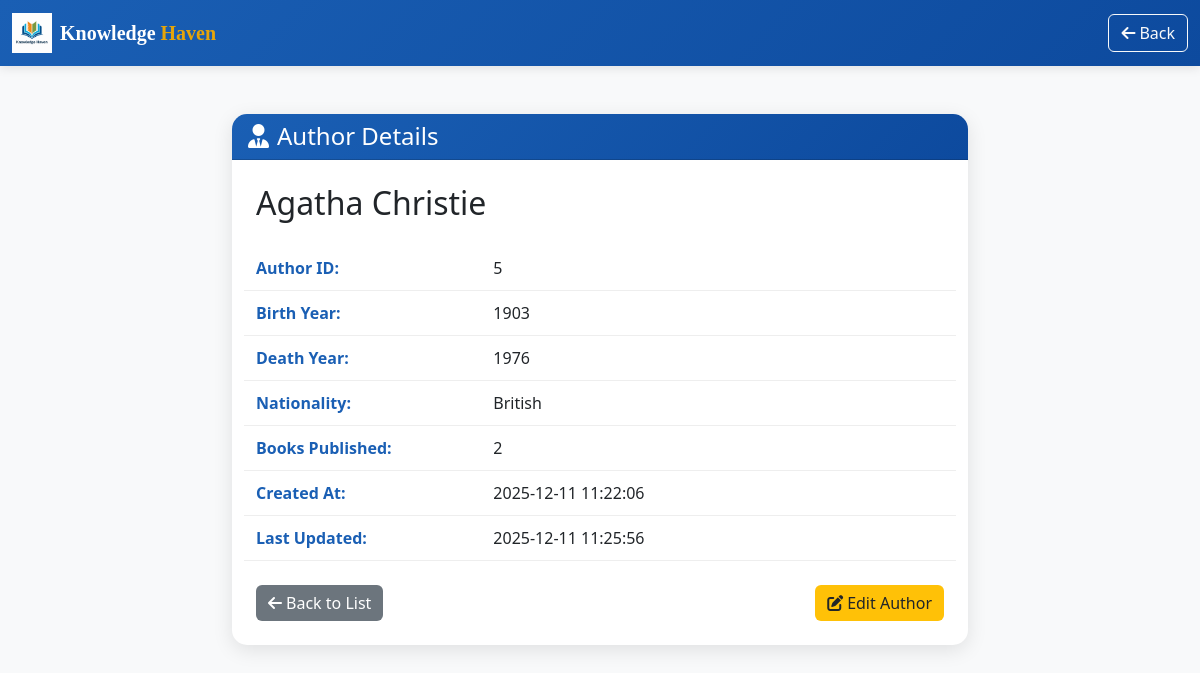
The app's page /admin/authors/view.php?id=5 (signed in) with its own data.
### tables this page shows
CREATE TABLE `authors` (
  `author_id` int(11) NOT NULL,
  `name` varchar(255) NOT NULL,
  `birth_year` year(4) DEFAULT NULL,
  `death_year` year(4) DEFAULT NULL,
  `nationality` varchar(100) DEFAULT NULL,
  `created_at` timestamp NOT NULL DEFAULT current_timestamp(),
  `updated_at` timestamp NOT NULL DEFAULT current_timestamp() ON UPDATE current_timestamp()
);

### admin/authors/view.php (the view, shortened to what this page needs)
<?php
include "../../config.php";
$author_id = intval($_GET['id']);
$query = "SELECT * FROM authors WHERE author_id = ?";
$stmt = mysqli_prepare($conn, $query);
mysqli_stmt_bind_param($stmt, "i", $author_id);
mysqli_stmt_execute($stmt);
$result = mysqli_stmt_get_result($stmt);
$author = mysqli_fetch_assoc($result);
$book_count_query = "SELECT COUNT(*) as book_count FROM books WHERE author_id = ?";
$stmt = mysqli_prepare($conn, $book_count_query);
mysqli_stmt_bind_param($stmt, "i", $author_id);
mysqli_stmt_execute($stmt);
$book_count_result = mysqli_stmt_get_result($stmt);
$book_count_row = mysqli_fetch_assoc($book_count_result);
$book_count = $book_count_row['book_count'];
?>
<!DOCTYPE html>
<html lang="en">
<head>
    <link href="https://cdn.jsdelivr.net/npm/bootstrap@5.3.0-alpha1/dist/css/bootstrap.min.css" rel="stylesheet">
    <link rel="stylesheet" href="https://cdnjs.cloudflare.com/ajax/libs/font-awesome/6.4.0/css/all.min.css">
</head>
<body>
    <nav class="navbar navbar-expand-lg navbar-dark navbar-custom">
        <div class="container-fluid">
            <a class="navbar-brand" href="../dashboard.php">
                <div class="d-flex align-items-center">
                    <img src="../../assets/images/logo-library.png" alt="Logo" width="40" height="40" class="me-2">
                    <span style="font-family: 'Playfair Display', serif; font-weight: 700;">
                        Knowledge <span style="color: #e5a50a;">Haven</span>
                    </span>
                </div>
            </a>
            <div>
                <a href="manage.php" class="btn btn-outline-light">
                    <i class="fas fa-arrow-left me-1"></i>Back
                </a>
            </div>
        </div>
    </nav>
    <div class="container py-5">
        <div class="row justify-content-center">
            <div class="col-lg-8">
                <div class="card">
                    <div class="card-header">
                        <h4 class="mb-0">
                            <i class="fas fa-user-tie me-2"></i>Author Details
                        </h4>
                    </div>
                    <div class="card-body p-4">
                        <h2 class="mb-4"><?php echo htmlspecialchars($author['name']); ?></h2>
                        <div class="row detail-row">
                            <div class="col-4 detail-label">Author ID:</div>
                            <div class="col-8"><?php echo $author['author_id']; ?></div>
                        </div>
                        <div class="row detail-row">
                            <div class="col-4 detail-label">Birth Year:</div>
                            <div class="col-8"><?php echo htmlspecialchars($author['birth_year'] ?: 'N/A'); ?></div>
                        </div>
                        <div class="row detail-row">
                            <div class="col-4 detail-label">Death Year:</div>
                            <div class="col-8"><?php echo htmlspecialchars($author['death_year'] ?: 'N/A'); ?></div>
                        </div>
                        <div class="row detail-row">
                            <div class="col-4 detail-label">Nationality:</div>
                            <div class="col-8"><?php echo htmlspecialchars($author['nationality'] ?: 'N/A'); ?></div>
                        </div>
                        <div class="row detail-row">
                            <div class="col-4 detail-label">Books Published:</div>
                            <div class="col-8"><?php echo $book_count; ?></div>
                        </div>
                        <div class="row detail-row">
                            <div class="col-4 detail-label">Created At:</div>
                            <div class="col-8"><?php echo $author['created_at']; ?></div>
                        </div>
                        <div class="row detail-row">
                            <div class="col-4 detail-label">Last Updated:</div>
                            <div class="col-8"><?php echo $author['updated_at']; ?></div>
                        </div>
                        <div class="mt-4 d-flex justify-content-between">
                            <a href="manage.php" class="btn btn-back">
                                <i class="fas fa-arrow-left me-1"></i>Back to List
                            </a>
                            <a href="edit.php?id=<?php echo $author['author_id']; ?>" class="btn btn-edit">
                                <i class="fas fa-edit me-1"></i>Edit Author
                            </a>
                        </div>
                    </div>
                </div>
            </div>
        </div>
    </div>
</body>
</html>

### admin/authors/view.php (style rules this page uses)
:root { --primary-color: #1a5fb4; --secondary-color: #26a269; }
body { background-color: #f8f9fa; }
.navbar-custom { background: linear-gradient(135deg, var(--primary-color) 0%, #0d4a9e 100%); box-shadow: 0 2px 10px rgba(0,0,0,0.1); }
.card { border: none; border-radius: 15px; box-shadow: 0 5px 20px rgba(0,0,0,0.1); }
.card-header { background: linear-gradient(135deg, var(--primary-color) 0%, #0d4a9e 100%); color: white; border-radius: 15px 15px 0 0 !important; }
.detail-row { padding: 10px 0; border-bottom: 1px solid #eee; }
.detail-label { font-weight: 600; color: var(--primary-color); }
.btn-edit { background-color: #ffc107; color: #212529; border: none; }
.btn-back { background-color: #6c757d; border: none; color: white; }

### records on screen
authors: name "Agatha Christie", author_id "5", birth_year "1903", death_year "1976", nationality "British", created_at "2025-12-11 11:22:06", updated_at "2025-12-11 11:25:56"

### other values on screen
$book_count "2"
